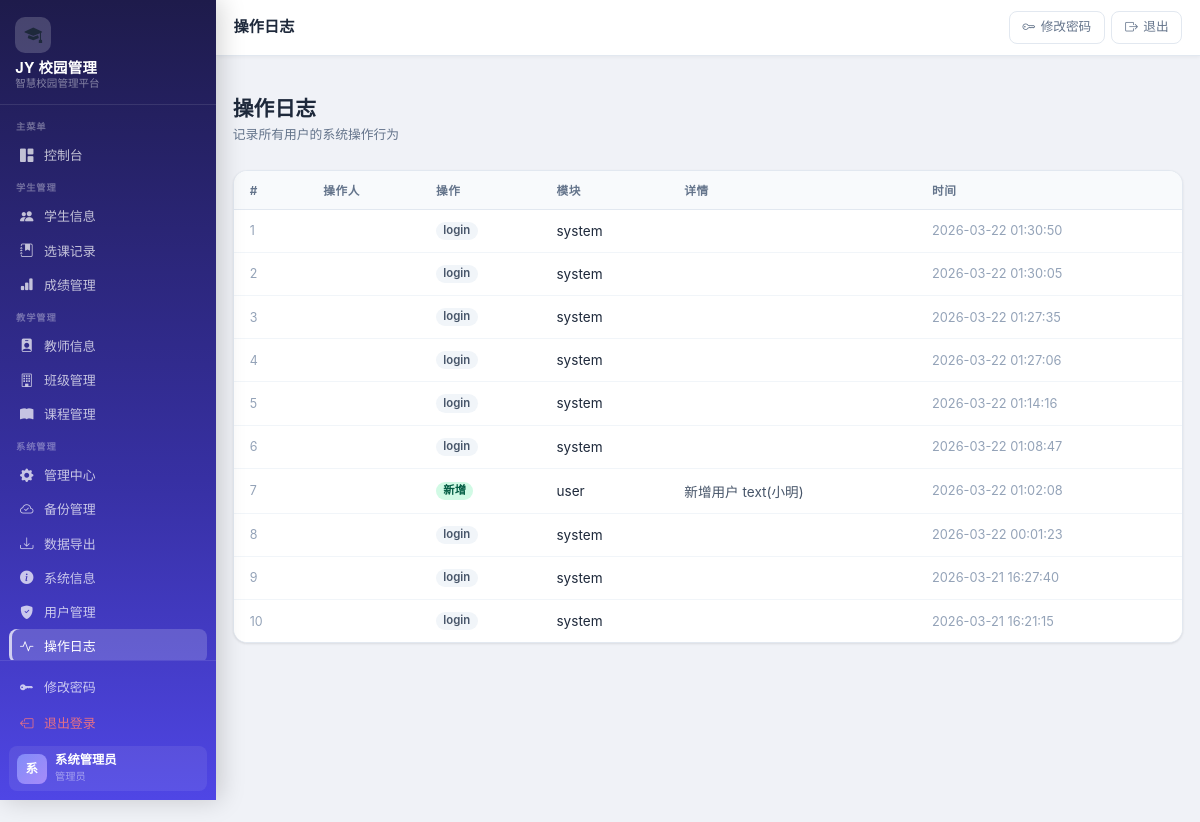
/ops-log (signed in), run on an earlier commit of the app's database.
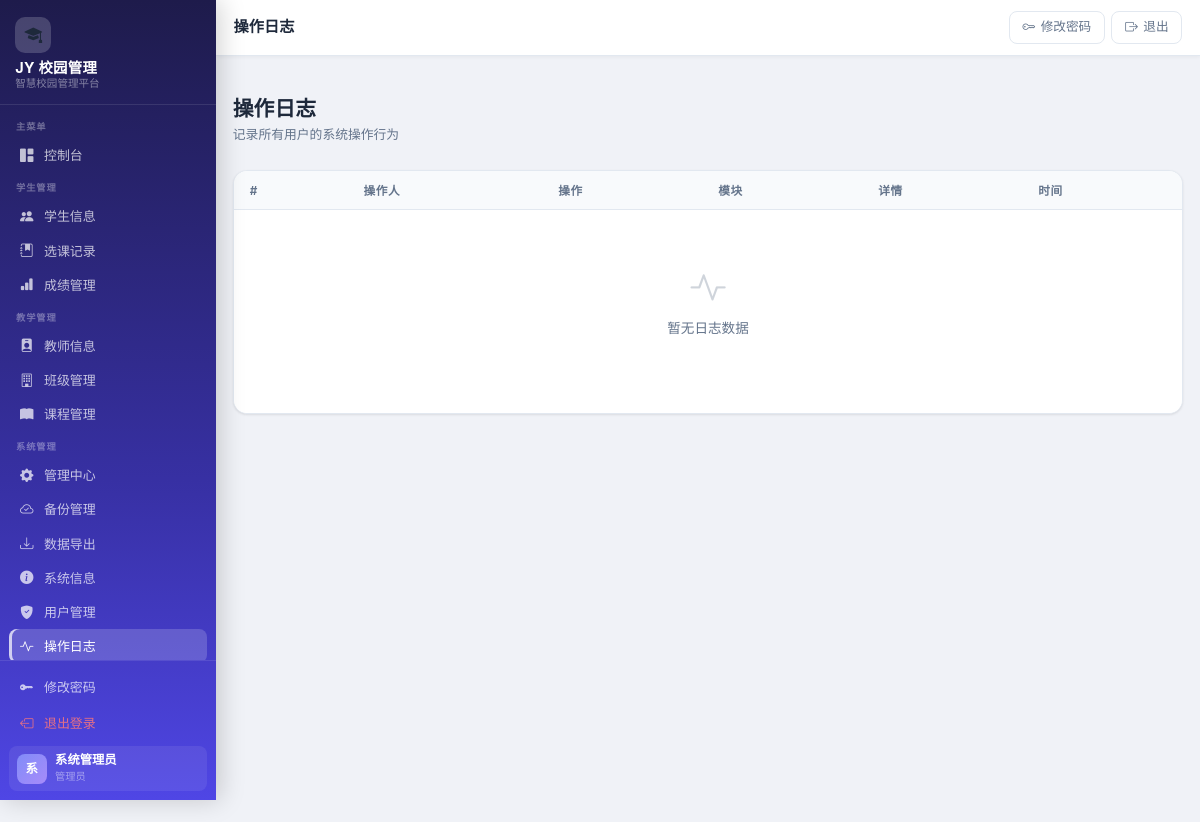
And on a later commit of the database.
### app.py (models this page shows, shortened)
class User(db.Model):
    __tablename__ = "users"
    id = db.Column(db.Integer, primary_key=True)
    username = db.Column(db.String(50), unique=True, nullable=False)
    password = db.Column(db.String(255), nullable=False)
    full_name = db.Column(db.String(100), nullable=False)
    role = db.Column(db.String(20), nullable=False, default="student")  # admin, teacher, student
    email = db.Column(db.String(100))
    phone = db.Column(db.String(20))
    is_active = db.Column(db.Boolean, default=True)
    created_at = db.Column(db.DateTime, default=datetime.utcnow)
    updated_at = db.Column(db.DateTime, default=datetime.utcnow, onupdate=datetime.utcnow)

class OperationLog(db.Model):
    __tablename__ = "operation_logs"
    id = db.Column(db.Integer, primary_key=True)
    user_id = db.Column(db.Integer, db.ForeignKey("users.id"))
    action = db.Column(db.String(100), nullable=False)
    module = db.Column(db.String(50))  # 模块名 student, course, score
    record_id = db.Column(db.Integer)
    details = db.Column(db.Text)
    created_at = db.Column(db.DateTime, default=datetime.utcnow)

### app.py (the view)
@app.route("/ops-log")
@role_required("admin")
def list_ops_log():
    logs = OperationLog.query.order_by(OperationLog.created_at.desc()).limit(500).all()
    return render_template("admin/logs.html", logs=logs)

### app.py (called while the page is built)
def role_required(*roles):
    def decorator(f):
        @wraps(f)
        def decorated_function(*args, **kwargs):
            if "user_id" not in session:
                flash("请先登录", "warning")
                return redirect(url_for("login"))
            user = User.query.get(session.get("user_id"))
            if user.role not in roles:
                flash("权限不足", "danger")
                return redirect(url_for("dashboard"))
            return f(*args, **kwargs)
        return decorated_function
    return decorator

### templates/admin/logs.html (shortened to what this page needs)
﻿{% extends "base.html" %}
{% block page_title %}操作日志{% endblock %}
{% block content %}
<div class="page-header">
  <div>
    <h1 class="page-title">操作日志</h1>
    <p class="page-subtitle">记录所有用户的系统操作行为</p>
  </div>
</div>
<div class="table-card">
  <div class="table-responsive">
    <table class="table">
      <thead>
        <tr>
          <th>#</th>
          <th>操作人</th>
          <th>操作</th>
          <th>模块</th>
          <th>详情</th>
          <th>时间</th>
        </tr>
      </thead>
      <tbody>
        {% if logs %}
        {% for log in logs %}
        <tr>
          <td style="color:#94a3b8;font-size:.78rem">{{ loop.index }}</td>
          <td class="fw-semibold">{{ log.user.full_name if log.user else '' }}</td>
          <td>
            {% if log.action == 'create' %}
            <span class="badge badge-success">新增</span>
            {% elif log.action == 'update' %}
            <span class="badge badge-info">修改</span>
            {% elif log.action == 'delete' %}
            <span class="badge badge-danger">删除</span>
            {% else %}
            <span class="badge badge-secondary">{{ log.action }}</span>
            {% endif %}
          </td>
          <td>{{ log.module or '' }}</td>
          <td style="color:#475569">{{ log.details or '' }}</td>
          <td style="color:#94a3b8;font-size:.8rem">{{ log.created_at.strftime('%Y-%m-%d %H:%M:%S') if log.created_at else '' }}</td>
        </tr>
        {% endfor %}
        {% else %}
        <tr>
          <td colspan="6">
            <div class="no-data">
              <i class="bi bi-activity"></i>
              <p>暂无日志数据</p>
            </div>
          </td>
        </tr>
        {% endif %}
      </tbody>
    </table>
  </div>
</div>
{% endblock %}

### templates/base.html (shortened to what this page needs)
﻿<!DOCTYPE html>
<html lang="zh-CN">
<head>
  <link href="https://cdn.jsdelivr.net/npm/bootstrap@5.3.3/dist/css/bootstrap.min.css" rel="stylesheet">
  <link rel="stylesheet" href="https://cdn.jsdelivr.net/npm/bootstrap-icons@1.11.0/font/bootstrap-icons.css">
  <link rel="stylesheet" href="{{ url_for('static', filename='style.css') }}">
</head>
<body>
{% if 'user_id' in session %}
<aside class="sidebar" id="sidebar">
  <div class="sidebar-brand">
    <div class="brand-logo"><i class="bi bi-mortarboard-fill"></i></div>
    <div class="brand-name">JY 校园管理</div>
    <div class="brand-sub">智慧校园管理平台</div>
  </div>
  <nav class="sidebar-nav">
    <div class="sidebar-section">
      <div class="sidebar-section-label">主菜单</div>
      <a class="sidebar-link {% if request.endpoint == 'dashboard' %}active{% endif %}"
         href="{{ url_for('dashboard') }}">
        <i class="bi bi-grid-1x2-fill nav-icon"></i> 控制台
      </a>
    </div>
    <div class="sidebar-section">
      <div class="sidebar-section-label">学生管理</div>
      <a class="sidebar-link {% if 'student' in (request.endpoint or '') and 'score' not in (request.endpoint or '') %}active{% endif %}"
         href="{{ url_for('list_students') }}">
        <i class="bi bi-people-fill nav-icon"></i> 学生信息
      </a>
      {% if session.role in ['admin', 'teacher'] %}
      <a class="sidebar-link {% if 'enrollment' in (request.endpoint or '') %}active{% endif %}"
         href="{{ url_for('list_enrollments') }}">
        <i class="bi bi-journal-bookmark-fill nav-icon"></i> 选课记录
      </a>
      {% endif %}
      <a class="sidebar-link {% if 'score' in (request.endpoint or '') %}active{% endif %}"
         href="{{ url_for('list_scores') }}">
        <i class="bi bi-bar-chart-fill nav-icon"></i> 成绩管理
      </a>
    </div>
    {% if session.role in ['admin', 'teacher'] %}
    <div class="sidebar-section">
      <div class="sidebar-section-label">教学管理</div>
      <a class="sidebar-link {% if 'teacher' in (request.endpoint or '') %}active{% endif %}"
         href="{{ url_for('list_teachers') }}">
        <i class="bi bi-person-badge-fill nav-icon"></i> 教师信息
      </a>
      <a class="sidebar-link {% if 'class' in (request.endpoint or '') %}active{% endif %}"
         href="{{ url_for('list_classes') }}">
        <i class="bi bi-building nav-icon"></i> 班级管理
      </a>
      <a class="sidebar-link {% if 'course' in (request.endpoint or '') %}active{% endif %}"
         href="{{ url_for('list_courses') }}">
        <i class="bi bi-book-fill nav-icon"></i> 课程管理
      </a>
    </div>
    {% endif %}
    {% if session.role == 'admin' %}
    <div class="sidebar-section">
      <div class="sidebar-section-label">系统管理</div>
      <a class="sidebar-link {% if request.endpoint == 'admin.index' %}active{% endif %}"
         href="{{ url_for('admin.index') }}">
        <i class="bi bi-gear-fill nav-icon"></i> 管理中心
      </a>
      <a class="sidebar-link {% if request.endpoint == 'admin.backup_list' %}active{% endif %}"
         href="{{ url_for('admin.backup_list') }}">
        <i class="bi bi-cloud-check nav-icon"></i> 备份管理
      </a>
      <a class="sidebar-link {% if request.endpoint == 'admin.data_management' %}active{% endif %}"
         href="{{ url_for('admin.data_management') }}">
        <i class="bi bi-download nav-icon"></i> 数据导出
      </a>
      <a class="sidebar-link {% if request.endpoint == 'admin.system_info' %}active{% endif %}"
         href="{{ url_for('admin.system_info') }}">
        <i class="bi bi-info-circle-fill nav-icon"></i> 系统信息
      </a>
      <a class="sidebar-link {% if 'user' in (request.endpoint or '') %}active{% endif %}"
         href="{{ url_for('list_users') }}">
        <i class="bi bi-shield-fill-check nav-icon"></i> 用户管理
      </a>
      <a class="sidebar-link {% if request.endpoint == 'list_ops_log' %}active{% endif %}"
         href="{{ url_for('list_ops_log') }}">
        <i class="bi bi-activity nav-icon"></i> 操作日志
      </a>
    </div>
    {% endif %}
  </nav>
  <div class="sidebar-footer">
    <a href="{{ url_for('change_password') }}" class="sidebar-link" style="margin-bottom:.15rem">
      <i class="bi bi-key-fill nav-icon"></i> 修改密码
    </a>
    <a href="{{ url_for('logout') }}" class="sidebar-link" style="color:rgba(255,120,120,.85)">
      <i class="bi bi-box-arrow-left nav-icon"></i> 退出登录
    </a>
    <div class="sidebar-user">
      <div class="sidebar-user-avatar">{{ (session.full_name or session.username or '?')[0] | upper }}</div>
      <div class="sidebar-user-info">
        <div class="u-name">{{ session.full_name or session.username }}</div>
        <div class="u-role">
          {% if session.role == 'admin' %}管理员
          {% elif session.role == 'teacher' %}教师
          {% else %}学生{% endif %}
        </div>
      </div>
    </div>
  </div>
</aside>
<header class="topbar">
  <div class="topbar-title">{% block page_title %}{% endblock %}</div>
  <div class="topbar-actions">
    <a href="{{ url_for('change_password') }}" class="topbar-btn d-none d-md-inline-flex">
      <i class="bi bi-key"></i> 修改密码
    </a>
    <a href="{{ url_for('logout') }}" class="topbar-btn btn-exit">
      <i class="bi bi-box-arrow-right"></i> 退出
    </a>
  </div>
</header>
<main class="main-content">
  <div class="page-container">
{% else %}
<main>
{% endif %}
{% block content %}{% endblock %}
{% if 'user_id' in session %}
  </div>
</main>
{% else %}
</main>
{% endif %}
</body>
</html>

What changed in the data, as far as the page shows it:
removed OperationLog: action "login", module "system", created_at "2026-03-22 01:30:50"
removed OperationLog: action "login", module "system", created_at "2026-03-22 01:30:05"
removed OperationLog: action "login", module "system", created_at "2026-03-22 01:27:35"
removed OperationLog: action "login", module "system", created_at "2026-03-22 01:27:06"
removed OperationLog: action "login", module "system", created_at "2026-03-22 01:14:16"
removed OperationLog: action "login", module "system", created_at "2026-03-22 01:08:47"
removed OperationLog: action "新增", module "user", details "新增用户 text(小明)", created_at "2026-03-22 01:02:08"
removed OperationLog: action "login", module "system", created_at "2026-03-22 00:01:23"
removed OperationLog: action "login", module "system", created_at "2026-03-21 16:27:40"
removed OperationLog: action "login", module "system", created_at "2026-03-21 16:21:15"
Also different on the page:
text now shown: "暂无日志数据"
